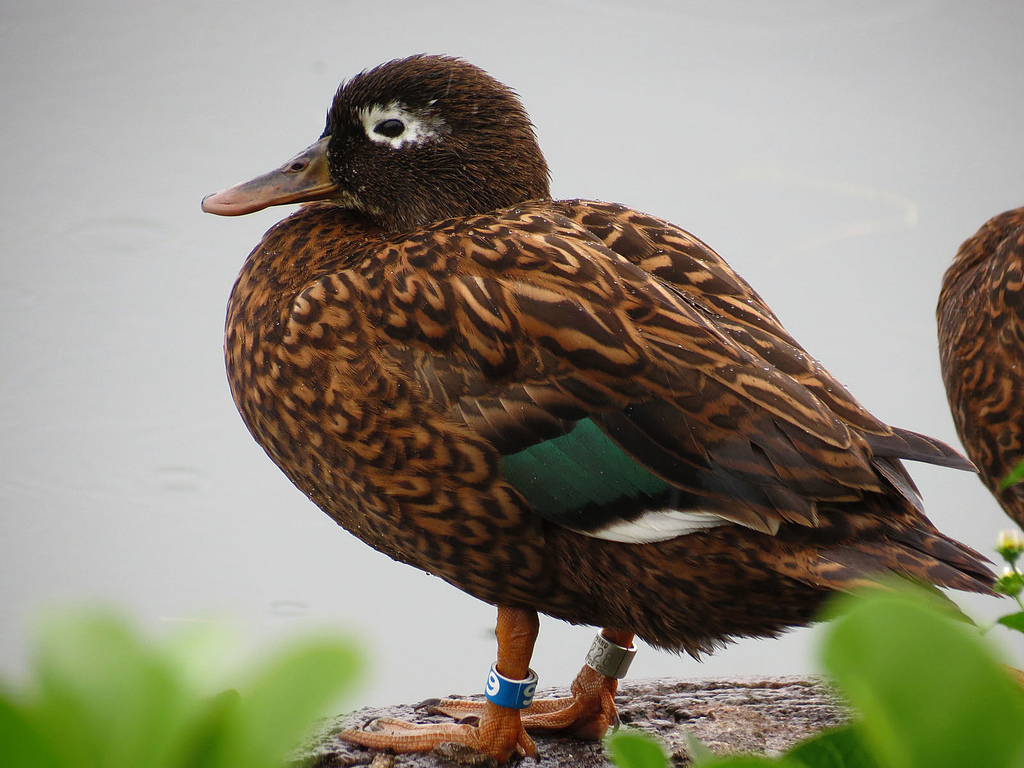
//> input picture fourierWhiteNoise/duck.jpg, 1024 x 768 px
$ ./whiteNoise   (built with g++ and OpenCV 4)
//> lines starting //> are read from the running program, lines starting //| are printed output that depends on the picture
#include "opencv2/imgproc/imgproc.hpp"
#include "opencv2/core/core.hpp"
#include "opencv2/highgui/highgui.hpp"
#include "opencv2/core/mat.hpp"
#include <iostream>
#include <string>
using namespace std;
using namespace cv;

int main(int argc, char** argv){

    string IM_P; //Path to the image
    string IM_D; //Path to the result

    if(argc > 2){
        IM_P = argv[1];
        IM_D = argv[2];
    }
    else if(argc > 1){
        IM_P = argv[1];
        IM_D = "";
    }
    else{
        IM_P = "./duck.jpg";
    }

    Mat image = imread(IM_P, 1);
//> image is the input picture: 768 rows x 1024 cols, CV_8UC3; mean B, G, R 119.3, 135.6, 141.2
    cvtColor(image, image, CV_BGR2GRAY);
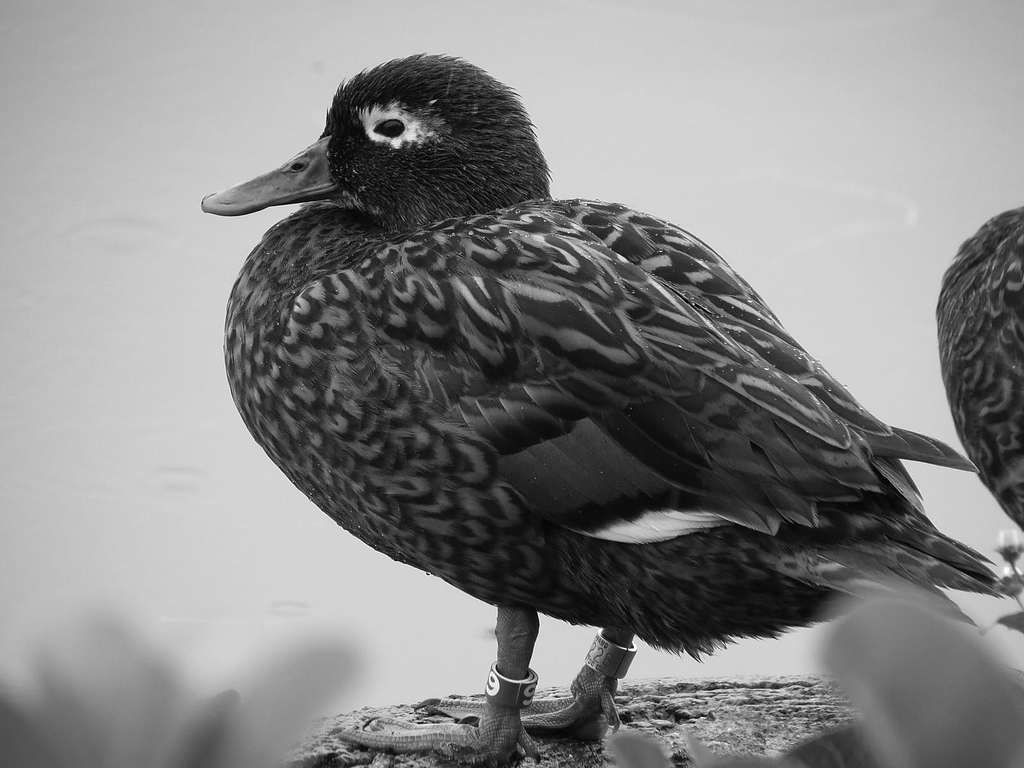
//> image: 768 rows x 1024 cols, CV_8UC1; min 0, max 255, mean 135.4
    int sz[] = {image.rows, image.cols};
//> sz = [768, 1024]
    Mat noise(2, sz, CV_8U, Scalar::all(0));
    randn(noise, 120, 30);

    image = image*0.7 + noise*0.3;
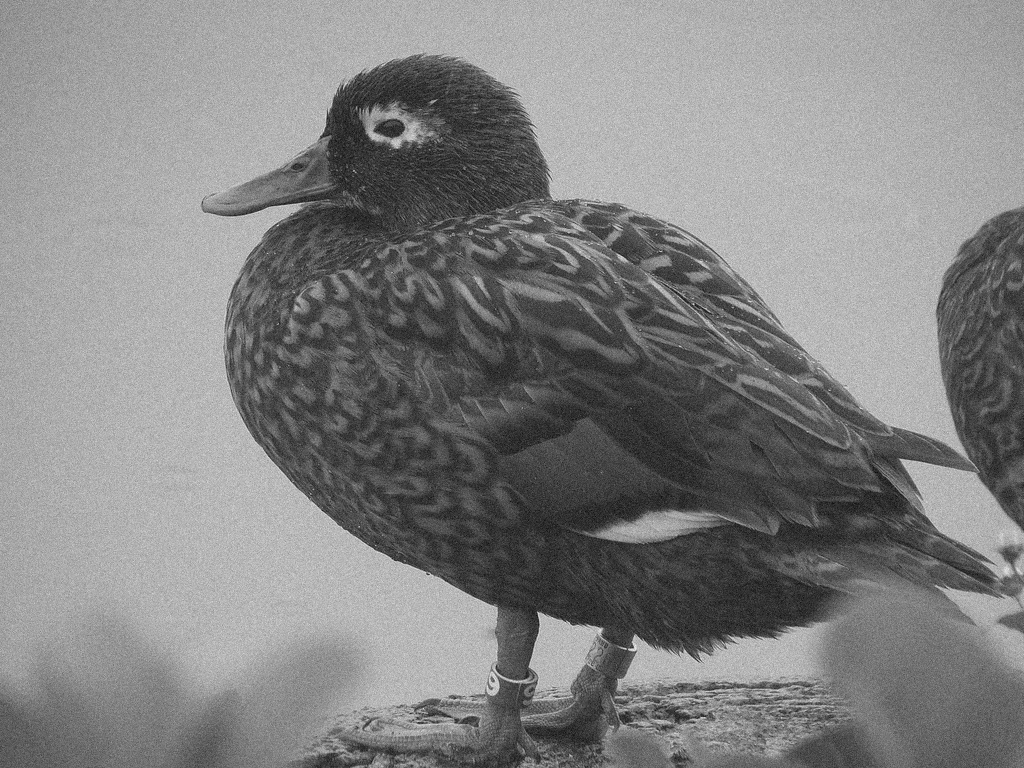
//> image: 768 rows x 1024 cols, CV_8UC1; min 9, max 233, mean 130.8

    int c;

    namedWindow("white noise");
    imshow("white noise", image);

    c = waitKey(0);
//> the space key is pressed

    if(IM_D != ""){
        imwrite(IM_D, image);
    }
}
